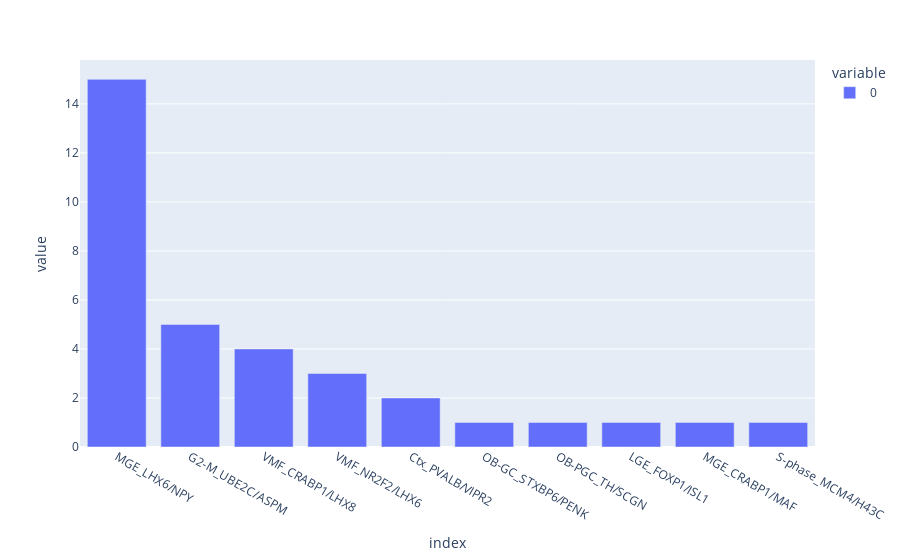

Here is the notebook cell this chart was saved with:
### Code cell
second_confident = pd.Series(le.inverse_transform(topk.loc[MGE_cluster, 1]))

px.bar(second_confident.value_counts())

### Figure 1 — Plotly figure (JSON) as saved in the notebook; plotly's stock layout.template omitted (floating-point values rounded to 4 significant figures)
{"data": [{"alignmentgroup": "True", "hovertemplate": "variable=0<br>index=%{x}<br>value=%{y}<extra></extra>", "legendgroup": "0", "marker": {"color": "#636efa", "pattern": {"shape": ""}}, "name": "0", "offsetgroup": "0", "orientation": "v", "showlegend": true, "textposition": "auto", "type": "bar", "x": ["MGE_LHX6/NPY", "G2-M_UBE2C/ASPM", "VMF_CRABP1/LHX8", "VMF_NR2F2/LHX6", "Ctx_PVALB/VIPR2", "OB-GC_STXBP6/PENK", "OB-PGC_TH/SCGN", "LGE_FOXP1/ISL1", "MGE_CRABP1/MAF", "S-phase_MCM4/H43C"], "xaxis": "x", "y": [15, 5, 4, 3, 2, 1, 1, 1, 1, 1], "yaxis": "y"}], "layout": {"barmode": "relative", "legend": {"title": {"text": "variable"}, "tracegroupgap": 0}, "margin": {"t": 60}, "xaxis": {"anchor": "y", "domain": [0, 1], "title": {"text": "index"}}, "yaxis": {"anchor": "x", "domain": [0, 1], "title": {"text": "value"}}}}
